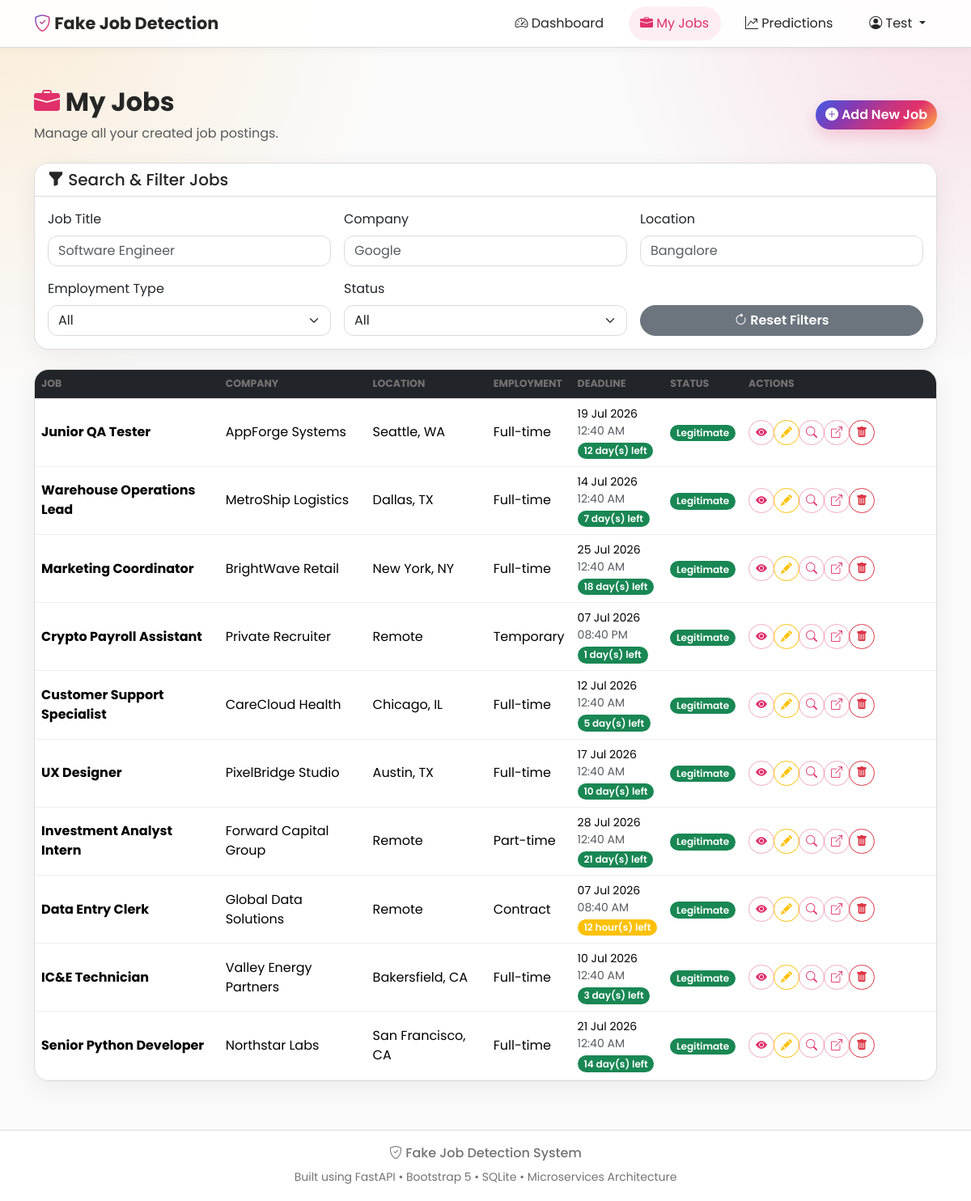
The page /jobs (signed in) on the database its author committed.
### app/models/job.py (models this page shows)
class Job(Base):
    __tablename__ = "jobs"
    id: Mapped[int] = mapped_column(primary_key=True, index=True)
    user_id: Mapped[int] = mapped_column(
        ForeignKey("users.id"),
        nullable=False
    )
    title: Mapped[str] = mapped_column(
        String(200),
        nullable=False
    )
    company: Mapped[str] = mapped_column(
        String(150),
        nullable=False
    )
    location: Mapped[str | None] = mapped_column(String(150))
    department: Mapped[str | None] = mapped_column(String(150))
    salary_range: Mapped[str | None] = mapped_column(String(100))
    company_profile: Mapped[str | None] = mapped_column(Text)
    description: Mapped[str] = mapped_column(
        Text,
        nullable=False
    )
    requirements: Mapped[str | None] = mapped_column(Text)
    benefits: Mapped[str | None] = mapped_column(Text)
    telecommuting: Mapped[bool] = mapped_column(
        Boolean,
        default=False
    )
    has_company_logo: Mapped[bool] = mapped_column(
        Boolean,
        default=False
    )
    has_questions: Mapped[bool] = mapped_column(
        Boolean,
        default=False
    )
    employment_type: Mapped[str | None] = mapped_column(String(100))
    required_experience: Mapped[str | None] = mapped_column(String(100))
    required_education: Mapped[str | None] = mapped_column(String(100))
    industry: Mapped[str | None] = mapped_column(String(100))
    function: Mapped[str | None] = mapped_column(String(100))
    created_at: Mapped[datetime] = mapped_column(
        DateTime,
        default=datetime.utcnow
    )
    updated_at: Mapped[datetime] = mapped_column(
        DateTime,
        default=datetime.utcnow,
        onupdate=datetime.utcnow
    )
    application_deadline: Mapped[datetime | None] = mapped_column(
        DateTime,
        nullable=True
    )
    job_link: Mapped[str | None] = mapped_column(
        String(500),
        nullable=True
    )
    owner = relationship(
        "User",
        back_populates="jobs"
    )
    prediction_result = relationship(
        "PredictionResult",
        back_populates="job",
        uselist=False,
        cascade="all, delete-orphan"
    )

### app/routers/jobs.py (the view)
@router.get("")
def my_jobs(
    request: Request,
    db: Session = Depends(get_db)
):
    login_redirect = require_login(request)
    if login_redirect:
        return login_redirect
    jobs = get_all_jobs(
        db,
        request.session["user_id"]
    )
    return templates.TemplateResponse(
        request=request,
        name="jobs.html",
        context={
            "title": "My Jobs",
            "jobs": jobs
        }
    )

### app/templates/jobs.html (shortened to what this page needs)
{% extends "base.html" %}
{% block content %}
<div class="d-flex justify-content-between align-items-center mb-4">
    <div>
        <h2 class="fw-bold">
            <i class="bi bi-briefcase-fill text-primary"></i>
            My Jobs
        </h2>
        <p class="text-muted mb-0">
            Manage all your created job postings.
        </p>
    </div>
    <a
        href="/jobs/add"
        class="btn btn-success">
        <i class="bi bi-plus-circle-fill"></i>
        Add New Job
    </a>
</div>
<div class="card mb-4 shadow">
    <div class="card-header">
        <h5 class="mb-0">
            <i class="bi bi-funnel-fill"></i>
            Search & Filter Jobs
        </h5>
    </div>
    <div class="card-body">
        <div class="row g-3">
            <div class="col-md-4">
                <label class="form-label">
                    Job Title
                </label>
                <input
                    type="text"
                    id="titleSearch"
                    class="form-control"
                    placeholder="Software Engineer">
            </div>
            <div class="col-md-4">
                <label class="form-label">
                    Company
                </label>
                <input
                    type="text"
                    id="companySearch"
                    class="form-control"
                    placeholder="Google">
            </div>
            <div class="col-md-4">
                <label class="form-label">
                    Location
                </label>
                <input
                    type="text"
                    id="locationSearch"
                    class="form-control"
                    placeholder="Bangalore">
            </div>
            <div class="col-md-4">
                <label class="form-label">
                    Employment Type
                </label>
                <select
                    id="employmentFilter"
                    class="form-select">
                    <option value="">All</option>
                </select>
            </div>
            <div class="col-md-4">
                <label class="form-label">
                    Status
                </label>
                <select
                    id="statusFilter"
                    class="form-select">
                    <option value="">All</option>
                </select>
            </div>
            <div class="col-md-4 d-flex align-items-end">
                <button
                    class="btn btn-secondary w-100"
                    onclick="resetFilters()">
                    <i class="bi bi-arrow-clockwise"></i>
                    Reset Filters
                </button>
            </div>
        </div>
    </div>
</div>
{% if jobs %}
<div class="card shadow">
    <div class="table-responsive">
        <table
            class="table table-hover align-middle mb-0"
            id="jobsTable">
            <thead class="table-dark">
                <tr>
                    <th>Job</th>
                    <th>Company</th>
                    <th>Location</th>
                    <th>Employment</th>
                    <th>Deadline</th>
                    <th>Status</th>
                    <th width="240">
                        Actions
                    </th>
                </tr>
            </thead>
            <tbody>
                {% for job in jobs %}
                <tr>
                    <td>
                        <strong>
                            {{ job.title }}
                        </strong>
                    </td>
                    <td>
                        {{ job.company }}
                    </td>
                    <td>
                        {{ job.location }}
                    </td>
                    <td>
                        {{ job.employment_type or "-" }}
                    </td>
                    <td>
                        {% if job.application_deadline %}
                            <small class="d-block">
                                {{ job.application_deadline.strftime("%d %b %Y") }}
                            </small>
                            <small class="text-muted d-block">
                                {{ job.application_deadline.strftime("%I:%M %p") }}
                            </small>
                        {% endif %}
                        <span class="badge bg-{{ job.deadline_status.badge }} mt-1">
                            {{ job.deadline_status.label }}
                        </span>
                    </td>
                    <td>
                        {% if job.prediction_result %}
                            {% if job.prediction_result.prediction == "Fake" %}
                                <span class="badge bg-danger">
                                    Fake
                                </span>
                            {% else %}
                                <span class="badge bg-success">
                                    Legitimate
                                </span>
                            {% endif %}
                        {% else %}
                            <span class="badge bg-warning text-dark">
                                Pending
                            </span>
                        {% endif %}
                    </td>
                    <td>
                        <div class="btn-group">
                            <a
                                href="/jobs/{{ job.id }}"
                                class="btn btn-outline-primary btn-sm"
                                title="View">
                                <i class="bi bi-eye-fill"></i>
                            </a>
                            <a
                                href="/jobs/{{ job.id }}/edit"
                                class="btn btn-outline-warning btn-sm"
                                title="Edit">
                                <i class="bi bi-pencil-fill"></i>
                            </a>
                            <a
                                href="/prediction/{{ job.id }}"
                                class="btn btn-outline-success btn-sm"
                                title="Run Prediction">
                                <i class="bi bi-search"></i>
                            </a>
                            {% if job.job_link %}
                            <a
                                href="{{ job.job_link }}"
                                target="_blank"
                                class="btn btn-outline-info btn-sm"
                                title="Open Job Posting">
                                <i class="bi bi-box-arrow-up-right"></i>
                            </a>
                            {% endif %}
                            <a
                                href="/jobs/{{ job.id }}/delete"
                                class="btn btn-outline-danger btn-sm"
                                onclick="return confirm('Delete this job?')"
                                title="Delete">
                                <i class="bi bi-trash-fill"></i>
                            </a>
                        </div>
                    </td>
                </tr>
                {% endfor %}
            </tbody>
        </table>
    </div>
</div>
{% endif %}
{% endblock %}

### app/templates/base.html (shortened to what this page needs)
<!DOCTYPE html>
<html lang="en">
<head>
    <link
        href="https://cdn.jsdelivr.net/npm/bootstrap@5.3.3/dist/css/bootstrap.min.css"
        rel="stylesheet">
    <link
        rel="stylesheet"
        href="https://cdn.jsdelivr.net/npm/bootstrap-icons@1.11.3/font/bootstrap-icons.min.css">
    <link
        rel="stylesheet"
        href="/static/css/style.css?v=instagram-20260707">
</head>
<body>
<nav class="navbar navbar-expand-lg navbar-light">
    <div class="container">
        <a class="navbar-brand" href="/">
            <i class="bi bi-shield-check"></i>
            Fake Job Detection
        </a>
        <div
            class="collapse navbar-collapse"
            id="navbarNav">
            <ul class="navbar-nav ms-auto">
                {% if request.session.get("logged_in") %}
                <li class="nav-item">
                    <a
                        class="nav-link {% if request.url.path.startswith('/dashboard') %}active{% endif %}"
                        href="/dashboard">
                        <i class="bi bi-speedometer2"></i>
                        Dashboard
                    </a>
                </li>
                <li class="nav-item">
                    <a
                        class="nav-link {% if request.url.path.startswith('/jobs') %}active{% endif %}"
                        href="/jobs">
                        <i class="bi bi-briefcase-fill"></i>
                        My Jobs
                    </a>
                </li>
                <li class="nav-item">
                    <a
                        class="nav-link {% if request.url.path.startswith('/prediction') %}active{% endif %}"
                        href="/prediction/history">
                        <i class="bi bi-graph-up-arrow"></i>
                        Predictions
                    </a>
                </li>
                <li class="nav-item dropdown">
                    <a
                        class="nav-link dropdown-toggle"
                        href="#"
                        role="button"
                        data-bs-toggle="dropdown">
                        <i class="bi bi-person-circle"></i>
                        {{ request.session.get("user_name").split()[0] }}
                    </a>
                </li>
                {% endif %}
            </ul>
        </div>
    </div>
</nav>
<main>
    <div class="container mt-5">
        {% block content %}
        {% endblock %}
    </div>
</main>
<footer>
    <div class="container">
        <h6>
            <i class="bi bi-shield-check"></i>
            Fake Job Detection System
        </h6>
        <small>
            Built using FastAPI • Bootstrap 5 • SQLite • Microservices Architecture
        </small>
    </div>
</footer>
</body>
</html>

### app/static/css/style.css (style rules this page uses)
:root { --ig-pink:#e1306c; --ig-purple:#833ab4; --ig-orange:#fcaf45; --ig-blue:#405de6; --ig-ink:#262626; --ig-muted:#737373; --ig-line:#dbdbdb; --ig-soft:#fafafa; --ig-gradient:linear-gradient(135deg,#405de6 0%,#833ab4 28%,#c13584 52%,#e1306c 72%,#fcaf45 100%); }
body { color:var(--ig-ink); background: radial-gradient(circle at top left,rgba(252,175,69,.18),transparent 30rem), radial-gradient(circle at top right,rgba(225,48,108,.14),transparent 28rem), var(--ig-soft) !important; }
.navbar { background:rgba(255,255,255,.92) !important; border-bottom:1px solid var(--ig-line); box-shadow:0 1px 12px rgba(0,0,0,.05) !important; backdrop-filter:blur(16px); overflow:visible; position:sticky; top:0; z-index:1200; }
.navbar-brand { color:var(--ig-ink) !important; font-weight:700 !important; }
.navbar-brand .bi { background:var(--ig-gradient); -webkit-background-clip:text; background-clip:text; color:transparent; }
.navbar .nav-link { color:var(--ig-ink) !important; border-radius:999px; padding:.55rem .9rem !important; }
.navbar .nav-link:hover, .navbar .nav-link.active { color:var(--ig-pink) !important; background:rgba(225,48,108,.08); }
.card { border:1px solid var(--ig-line) !important; border-radius:18px !important; box-shadow:0 8px 28px rgba(0,0,0,.06) !important; overflow:hidden; }
.card-header { background:#fff !important; border-bottom:1px solid var(--ig-line) !important; color:var(--ig-ink) !important; font-weight:700; }
.btn { border-radius:999px !important; font-weight:600 !important; }
.btn-primary, .btn-success, .btn-info, .btn-dark { background:var(--ig-gradient) !important; border:0 !important; color:#fff !important; box-shadow:0 8px 18px rgba(225,48,108,.2); }
.btn-outline-primary, .btn-outline-success, .btn-outline-info { color:var(--ig-pink) !important; border-color:rgba(225,48,108,.4) !important; }
.text-primary, .text-info { color:var(--ig-pink) !important; }
.badge { border-radius:999px; font-weight:600; }
.form-control, .form-select, .input-group-text { border-color:var(--ig-line); border-radius:12px !important; }
.table { --bs-table-bg:transparent; }
.table thead th { color:var(--ig-muted); font-size:.78rem; letter-spacing:0; text-transform:uppercase; border-bottom:1px solid var(--ig-line); }
.table tbody td { border-color:#efefef; }
.page-title, h1,h2,h3,h4,h5 { letter-spacing:0; }
footer { background:#fff !important; color:var(--ig-muted) !important; border-top:1px solid var(--ig-line); }

### app/templates/base.html (style rules this page uses)
body { font-family:'Poppins',sans-serif; min-height:100vh; display:flex; flex-direction:column; }
main { flex:1; }
.navbar-nav .nav-item { margin-left:6px; }
.navbar-brand { font-size:1.3rem; }
.nav-link { margin-left:10px; transition:.3s; }
.card { transition:.25s; }
footer { margin-top:60px; padding:18px 0; text-align:center; }

### rows shown on the page
Job: title "Junior QA Tester", company "AppForge Systems", location "Seattle, WA", employment_type "Full-time", application_deadline "19 Jul 2026", application_deadline "12:40 AM", deadline_status.label "12 day(s) left"
Job: title "Warehouse Operations Lead", company "MetroShip Logistics", location "Dallas, TX", employment_type "Full-time", application_deadline "14 Jul 2026", application_deadline "12:40 AM", deadline_status.label "7 day(s) left"
Job: title "Marketing Coordinator", company "BrightWave Retail", location "New York, NY", employment_type "Full-time", application_deadline "25 Jul 2026", application_deadline "12:40 AM", deadline_status.label "18 day(s) left"
Job: title "Crypto Payroll Assistant", company "Private Recruiter", location "Remote", employment_type "Temporary", application_deadline "07 Jul 2026", application_deadline "08:40 PM", deadline_status.label "1 day(s) left"
Job: title "Customer Support Specialist", company "CareCloud Health", location "Chicago, IL", employment_type "Full-time", application_deadline "12 Jul 2026", application_deadline "12:40 AM", deadline_status.label "5 day(s) left"
Job: title "UX Designer", company "PixelBridge Studio", location "Austin, TX", employment_type "Full-time", application_deadline "17 Jul 2026", application_deadline "12:40 AM", deadline_status.label "10 day(s) left"
Job: title "Investment Analyst Intern", company "Forward Capital Group", location "Remote", employment_type "Part-time", application_deadline "28 Jul 2026", application_deadline "12:40 AM", deadline_status.label "21 day(s) left"
Job: title "Data Entry Clerk", company "Global Data Solutions", location "Remote", employment_type "Contract", application_deadline "07 Jul 2026", application_deadline "08:40 AM", deadline_status.label "12 hour(s) left"
Job: title "IC&E Technician", company "Valley Energy Partners", location "Bakersfield, CA", employment_type "Full-time", application_deadline "10 Jul 2026", application_deadline "12:40 AM", deadline_status.label "3 day(s) left"
Job: title "Senior Python Developer", company "Northstar Labs", location "San Francisco, CA", employment_type "Full-time", application_deadline "21 Jul 2026", application_deadline "12:40 AM", deadline_status.label "14 day(s) left"

### other values the page prints
{{ request.session.get("user_name").split()[0] }} "Test"
